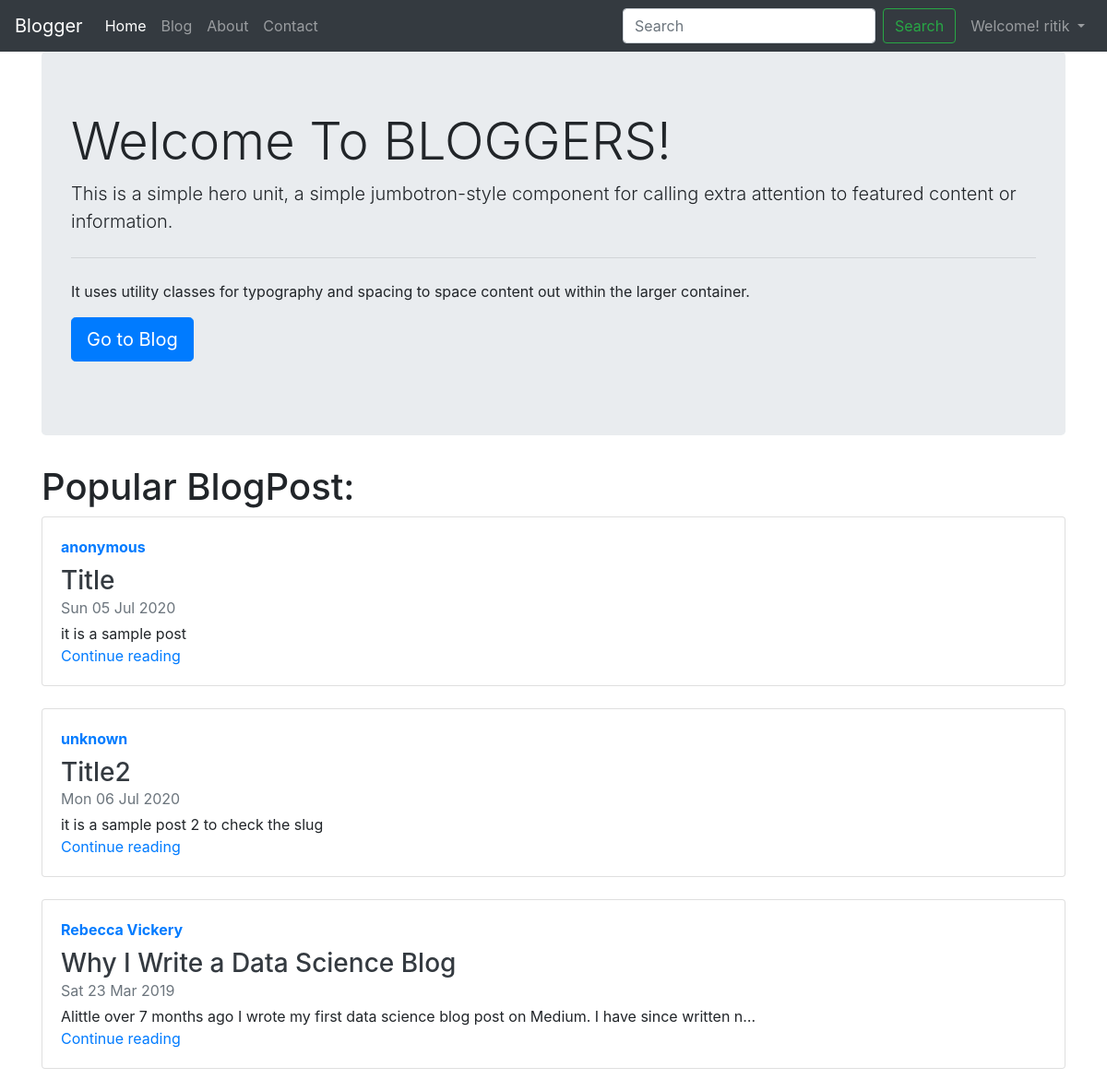
The app's page / (signed in) with its own data.
### blog/models.py (models this page shows)
class Post(models.Model):
    sno = models.AutoField(primary_key=True)
    title = models.CharField(max_length=250)
    content = models.TextField()
    author = models.CharField(max_length=20)
    slug = models.CharField(max_length=130, default='Anonymous')
    timeStamp = models.DateTimeField(blank=True)
    def __str__(self):
        return 'by: '+self.author

### home/views.py (the view)
# urls.py: 2. Add a URL to urlpatterns:  path('', views.home, name='home')
def home(request):
    allPosts = Post.objects.all()
    print(allPosts)
    context = {'allPosts': allPosts}
    return render(request, 'home/home.html', context)

### templates/home/home.html (shortened to what this page needs)
{% extends 'base.html'%}
{% block homeactive %}
active
{% endblock homeactive %}
{% block body %}
<div class="container">
    <div class="row">
        <div class="col">
            <div class="jumbotron">
                <h1 class="display-4">Welcome To BLOGGERS!</h1>
                <p class="lead">This is a simple hero unit, a simple jumbotron-style component for calling extra
                    attention
                    to featured content or information.</p>
                <hr class="my-4">
                <p>It uses utility classes for typography and spacing to space content out within the larger container.
                </p>
                <p class="lead">
                    <a class="btn btn-primary btn-lg" href="/blog" role="button">Go to Blog</a>
                </p>
            </div>
        </div>
    </div>
</div>
<div class="container">
    <div class="row">
        <div class="col">
            <h1>Popular BlogPost:</h1>
        </div>
    </div>
    {% for post in allPosts  %}
    <div class="row">
        <div class="col">
            <div class="card flex-md-row mb-4 box-shadow h-md-250">
                <div class="card-body d-flex flex-column align-items-start">
                    <strong class="d-inline-block mb-2 text-primary">{{post.author}}</strong>
                    <h3 class="mb-0">
                        <a class="text-dark" href="#">{{post.title}}</a>
                    </h3>
                    <div class="mb-1 text-muted">{{post.timeStamp|date:"D d M Y"}}</div>
                    <p class="card-text mb-auto">{{post.content|truncatechars:100}}</p>
                    <a href="/blog/{{post.slug}}">Continue reading</a>
                </div>
            </div>
        </div>
    </div>
    {% endfor %}
</div>
{% endblock body %}

### templates/base.html (shortened to what this page needs)
<!DOCTYPE html>
<html lang="en">
<head>
    <link rel="stylesheet" href="https://stackpath.bootstrapcdn.com/bootstrap/4.5.0/css/bootstrap.min.css"
 />
</head>
<body>
    <nav class="navbar navbar-expand-lg navbar-dark bg-dark">
        <a class="navbar-brand" href="/">Blogger</a>
        <div class="collapse navbar-collapse" id="navbarSupportedContent">
            <ul class="navbar-nav mr-auto">
                <li class="nav-item {% block homeactive %}
                {% endblock homeactive %} ">
                    <a class="nav-link" href="/">Home <span class="sr-only">(current)</span></a>
                </li>
                <li class="nav-item {% block blogactive %}
                    {% endblock blogactive %}">
                    <a class="nav-link " href="/blog">Blog</a>
                </li>
                <li class="nav-item {% block aboutactive %}
                    {% endblock aboutactive %} ">
                    <a class="nav-link" href="/about">About</a>
                </li>
                <li class="nav-item {% block contactactive %}
                {% endblock contactactive %} ">
                    <a class="nav-link" href="/contact">Contact</a>
                </li>
            </ul>
            <form method="GET" action="/search/" class="form-inline my-2 my-lg-0">
                <input class="form-control mr-sm-2" type="search" placeholder="Search" aria-label="Search" name="query"
                    id="query" />
                <button class="btn btn-outline-success my-2 my-sm-0 mr-2" type="submit">
                    Search
                </button>
                {% if user.is_authenticated %}
                <ul class="navbar-nav mr-auto">
                    <li class="nav-item dropdown">
                        <a class="nav-link dropdown-toggle" href="#" id="navbarDropdown" role="button"
                            data-toggle="dropdown" aria-haspopup="true" aria-expanded="false">
                            Welcome! {{user.username}}
                        </a>
                    </li>
                </ul>
                {% endif %}
            </form>
        </div>
    </nav>
    {% block body %}
    {%endblock%}
</body>
</html>

### records on screen
Post: author "anonymous", title "Title", timeStamp "Sun 05 Jul 2020", content "it is a sample post"
Post: author "unknown", title "Title2", timeStamp "Mon 06 Jul 2020", content "it is a sample post 2 to check the slug"
Post: author "Rebecca Vickery", title "Why I Write a Data Science Blog", timeStamp "Sat 23 Mar 2019", content "Alittle over 7 months ago I wrote my first data science blog post on Medium. I have since written n…"

### other values on screen
{{ user.username }} "ritik"
